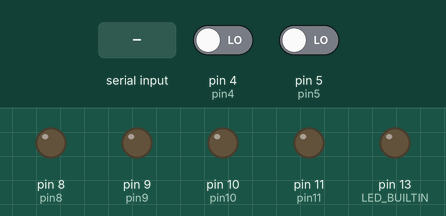
A sketch run on a simulated Arduino Uno, built with avr-gcc and run on an emulated ATmega328P. On the bench: output pins drawn as LEDs (lit = HIGH). Dashed ring = blinking. Inputs (shaded band) come from the test bench; at power-on: pin 4 (pin4) LOW, pin 5 (pin5) LOW. What the sketch prints to the serial monitor is not drawn.

Above: at 1.2 s.
1.3 s: "0," received over Serial
At 2.7 s:
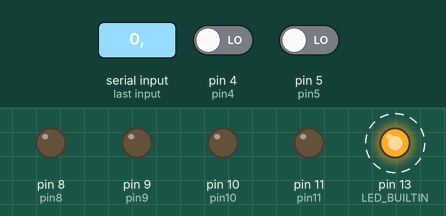
4.3 s: "1,90," received over Serial
At 5.7 s:
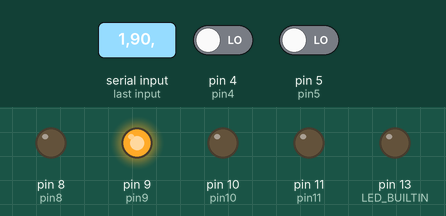
6.8 s: "0," received over Serial
At 8.2 s:
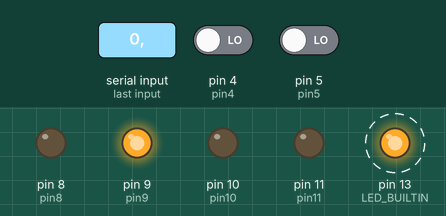
9.8 s: "1," received over Serial
At 12.6 s:
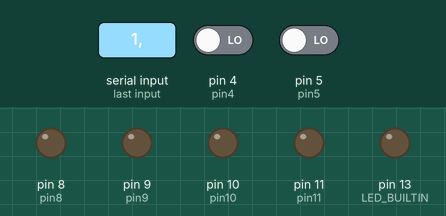
12.8 s: "1,90,45," received over Serial
At 13.5 s:
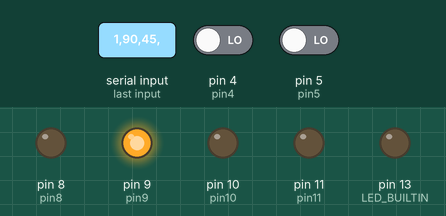
Timing chart, 0 to 15.3 s (numbered marks = the images above; inputs shaded):
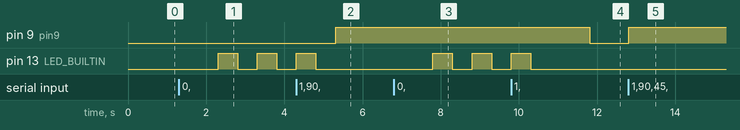

Measured:
- after the input at 1.3 s, pin 13 (LED_BUILTIN): alternates HIGH for 0.50 s and LOW for 0.50 s, starting after 1.0 s
- after the input at 4.3 s, pin 9 (pin9): LOW → HIGH after 1.0 s
- after the input at 6.8 s, pin 13 (LED_BUILTIN): alternates HIGH for 0.50 s and LOW for 0.50 s, starting after 1.0 s
- after the input at 9.8 s, pin 9 (pin9): HIGH → LOW after 2.0 s
- after the input at 12.8 s, pin 9 (pin9): LOW → HIGH at once

The sketch:

part5.ino
```cpp
#define pin8 8
#define pin9 9
#define pin10 10
#define pin11 11
#define pin4 4
#define pin5 5
#define pin6 6
#define pin7 7

void setup(){
  Serial.begin(9600);
  Serial.flush();
  pinMode(pin8, OUTPUT);
  pinMode(pin9, OUTPUT);
  pinMode(pin10, OUTPUT);
  pinMode(pin11, OUTPUT);
  pinMode(pin4, INPUT);
  pinMode(pin5, INPUT);
  pinMode(pin6, INPUT);
  pinMode(pin7, INPUT);
  pinMode(LED_BUILTIN, OUTPUT);
}

void loop(){
  int pin4_value,pin5_value,pin6_value,pin7_value;
  String address_byte,data_byte;
  int address_byte_int,data_byte_int;
  if (Serial.available())  {
    address_byte = Serial.readStringUntil(',');
    data_byte = Serial.readStringUntil(',');
    address_byte_int = address_byte.toInt();
    data_byte_int = data_byte.toInt();
    switch(address_byte_int){
      case 0: digitalWrite(pin8,data_byte_int);
              pin4_value = digitalRead(pin4);
              Serial.print(pin4_value);
              for(int i=0;i<3;i++){
                digitalWrite(LED_BUILTIN, 1);
                delay(500);
                digitalWrite(LED_BUILTIN, 0);
                delay(500);
              }
              break;
      case 1: digitalWrite(pin9,data_byte_int);
              pin5_value = digitalRead(pin5);
              Serial.print(pin5_value);
              break;
      case 2: digitalWrite(pin10,data_byte_int);
              pin6_value = digitalRead(pin6);
              Serial.print(pin6_value);
              break;
      case 3: digitalWrite(pin11,data_byte_int);
              pin7_value = digitalRead(pin7);
              Serial.print(pin7_value);
              break;
      case 4: int analogPIN_0_value = analogRead(A0),
              analogPIN_1_value = analogRead(A1),
              analogPIN_2_value = analogRead(A2),
              analogPIN_3_value = analogRead(A3);
              float analogPIN_0_voltage = analogPIN_0_value *(5.0/1023.0),
              analogPIN_1_voltage = analogPIN_1_value *(5.0/1023.0),
              analogPIN_2_voltage = analogPIN_2_value *(5.0/1023.0),
              analogPIN_3_voltage = analogPIN_3_value *(5.0/1023.0);
              Serial.print("4,");
              Serial.print(String(analogPIN_0_voltage));
              Serial.print(",");
              Serial.print("5,");
              Serial.print(String(analogPIN_1_voltage));
              Serial.print(",");
              Serial.print("6,");
              Serial.print(String(analogPIN_2_voltage));
              Serial.print(",");
              Serial.print("7,");
              Serial.print(String(analogPIN_3_voltage));
              Serial.print(",");
              break;
      }
    }
delay(10);
}
```
